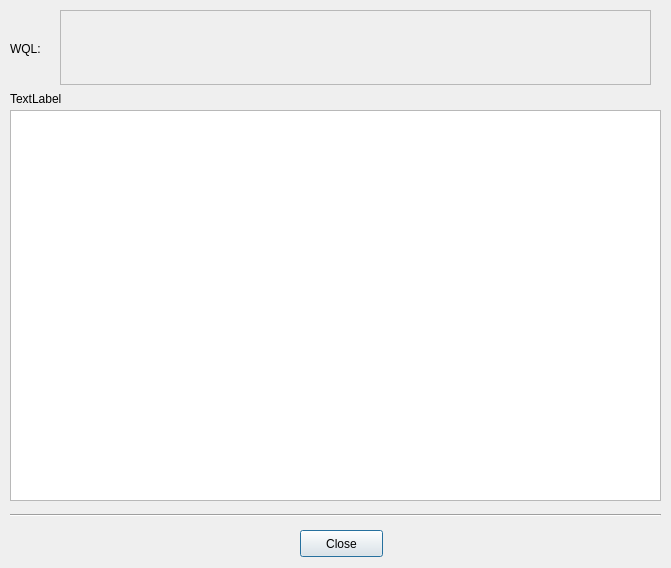
<ui version="4.0" >
 <class>WQLResultDialog</class>
 <widget class="QDialog" name="WQLResultDialog" >
  <property name="windowModality" >
   <enum>Qt::NonModal</enum>
  </property>
  <property name="geometry" >
   <rect>
    <x>0</x>
    <y>0</y>
    <width>671</width>
    <height>568</height>
   </rect>
  </property>
  <property name="windowTitle" >
   <string>WQL Result</string>
  </property>
  <widget class="Line" name="line" >
   <property name="geometry" >
    <rect>
     <x>10</x>
     <y>505</y>
     <width>651</width>
     <height>21</height>
    </rect>
   </property>
   <property name="orientation" >
    <enum>Qt::Horizontal</enum>
   </property>
  </widget>
  <widget class="QPushButton" name="pushButtonClose" >
   <property name="geometry" >
    <rect>
     <x>300</x>
     <y>530</y>
     <width>83</width>
     <height>27</height>
    </rect>
   </property>
   <property name="text" >
    <string>Close</string>
   </property>
  </widget>
  <widget class="QListWidget" name="listWidgetResults" >
   <property name="geometry" >
    <rect>
     <x>10</x>
     <y>110</y>
     <width>651</width>
     <height>391</height>
    </rect>
   </property>
  </widget>
  <widget class="QLabel" name="labelResults" >
   <property name="geometry" >
    <rect>
     <x>10</x>
     <y>90</y>
     <width>641</width>
     <height>18</height>
    </rect>
   </property>
   <property name="text" >
    <string>TextLabel</string>
   </property>
  </widget>
  <widget class="QTextEdit" name="labelQuery" >
   <property name="enabled" >
    <bool>false</bool>
   </property>
   <property name="geometry" >
    <rect>
     <x>60</x>
     <y>10</y>
     <width>591</width>
     <height>75</height>
    </rect>
   </property>
  </widget>
  <widget class="QLabel" name="label" >
   <property name="geometry" >
    <rect>
     <x>10</x>
     <y>40</y>
     <width>57</width>
     <height>18</height>
    </rect>
   </property>
   <property name="text" >
    <string>WQL:</string>
   </property>
  </widget>
 </widget>
 <resources/>
 <connections>
  <connection>
   <sender>pushButtonClose</sender>
   <signal>clicked()</signal>
   <receiver>WQLResultDialog</receiver>
   <slot>reject()</slot>
   <hints>
    <hint type="sourcelabel" >
     <x>303</x>
     <y>464</y>
    </hint>
    <hint type="destinationlabel" >
     <x>355</x>
     <y>459</y>
    </hint>
   </hints>
  </connection>
 </connections>
</ui>
